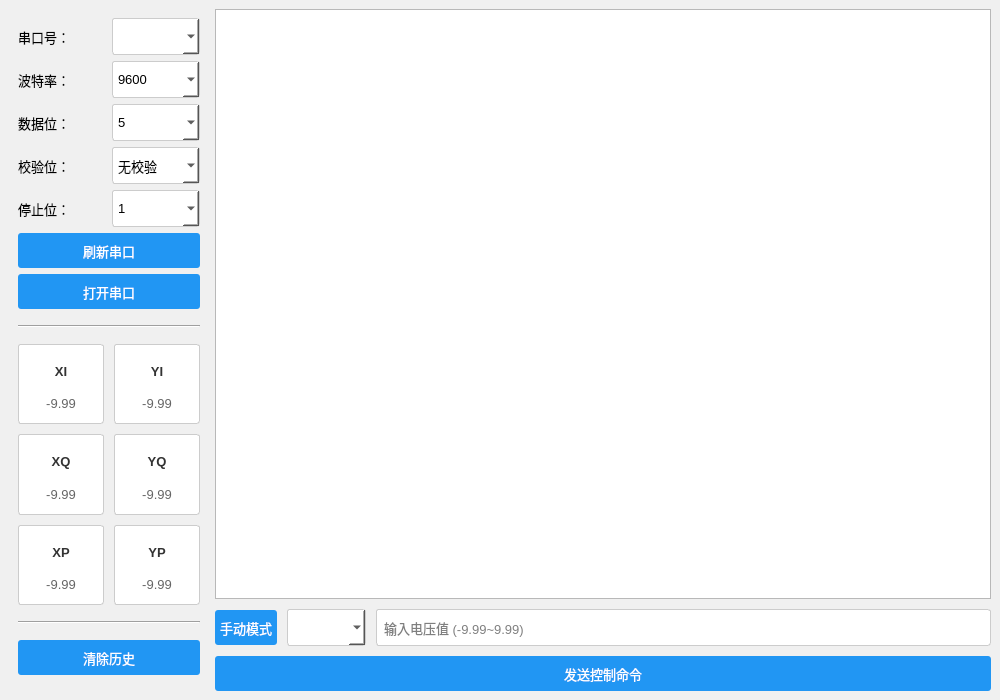
<?xml version="1.0" encoding="UTF-8"?>
<ui version="4.0">
 <class>MainWindow</class>
 <widget class="QMainWindow" name="MainWindow">
  <property name="geometry">
   <rect>
    <x>0</x>
    <y>0</y>
    <width>1000</width>
    <height>700</height>
   </rect>
  </property>
  <property name="windowTitle">
   <string>串口调试助手</string>
  </property>
  <property name="styleSheet">
   <string>
    * {
        font-family: "Microsoft YaHei";
        font-size: 10pt;
    }
    QMainWindow {
        background-color: #f0f0f0;
    }
    QWidget#settingsWidget {
        border-radius: 5px;
        min-width: 200px;
        max-width: 250px;
    }
    QPushButton {
        padding: 5px;
        border-radius: 3px;
        background-color: #2196F3;
        color: white;
        min-height: 25px;
    }
    QPushButton:hover {
        background-color: #1976D2;
    }
    QComboBox {
        padding: 5px;
        border: 1px solid #cccccc;
        border-radius: 3px;
        background-color: white;
        min-height: 25px;
    }
    QComboBox:hover {
        border-color: #2196F3;
    }
    QLineEdit {
        padding: 5px;
        border: 1px solid #cccccc;
        border-radius: 3px;
        background-color: white;
        min-height: 25px;
    }
    QTextEdit {
        font-size: 12pt;
    }
    QFrame.StatusBox {
        border: 1px solid #cccccc;
        border-radius: 3px;
        background-color: white;
        padding: 1px;
        min-width: 60px;
        min-height: 30px;
    }
    QFrame.StatusBox QLabel {
        border: none;
        background: transparent;
    }
    QLabel.StatusTitle {
        font-weight: bold;
        color: #333333;
    }
    QLabel.StatusValue {
        color: #666666;
    }
   </string>
  </property>
  <widget class="QWidget" name="centralwidget">
   <layout class="QHBoxLayout" name="horizontalLayout">
    <item>
     <widget class="QWidget" name="settingsWidget">
      <layout class="QVBoxLayout" name="verticalLayout">
       <item>
        <layout class="QHBoxLayout" name="horizontalLayoutPort">
          <item>
            <widget class="QLabel" name="labelPort">
              <property name="text">
                <string>串口号：</string>
              </property>
            </widget>
          </item>
          <item>
            <widget class="QComboBox" name="comboBoxPort"/>
          </item>
        </layout>
       </item>
       <item>
        <layout class="QHBoxLayout" name="horizontalLayoutBaudRate">
          <item>
            <widget class="QLabel" name="labelBaudRate">
              <property name="text">
                <string>波特率：</string>
              </property>
            </widget>
          </item>
          <item>
            <widget class="QComboBox" name="comboBoxBaudRate">
              <item>
                <property name="text">
                  <string>9600</string>
                </property>
              </item>
              <item>
                <property name="text">
                  <string>19200</string>
                </property>
              </item>
              <item>
                <property name="text">
                  <string>38400</string>
                </property>
              </item>
              <item>
                <property name="text">
                  <string>57600</string>
                </property>
              </item>
              <item>
                <property name="text">
                  <string>115200</string>
                </property>
              </item>
            </widget>
          </item>
        </layout>
       </item>
       <item>
        <layout class="QHBoxLayout" name="horizontalLayoutDataBits">
          <item>
            <widget class="QLabel" name="labelDataBits">
              <property name="text">
                <string>数据位：</string>
              </property>
            </widget>
          </item>
          <item>
            <widget class="QComboBox" name="comboBoxDataBits">
              <item>
                <property name="text">
                  <string>5</string>
                </property>
              </item>
              <item>
                <property name="text">
                  <string>6</string>
                </property>
              </item>
              <item>
                <property name="text">
                  <string>7</string>
                </property>
              </item>
              <item>
                <property name="text">
                  <string>8</string>
                </property>
              </item>
            </widget>
          </item>
        </layout>
       </item>
       <item>
        <layout class="QHBoxLayout" name="horizontalLayoutParity">
          <item>
            <widget class="QLabel" name="labelParity">
              <property name="text">
                <string>校验位：</string>
              </property>
            </widget>
          </item>
          <item>
            <widget class="QComboBox" name="comboBoxParity">
              <item>
                <property name="text">
                  <string>无校验</string>
                </property>
              </item>
              <item>
                <property name="text">
                  <string>奇校验</string>
                </property>
              </item>
              <item>
                <property name="text">
                  <string>偶校验</string>
                </property>
              </item>
            </widget>
          </item>
        </layout>
       </item>
       <item>
        <layout class="QHBoxLayout" name="horizontalLayoutStopBits">
          <item>
            <widget class="QLabel" name="labelStopBits">
              <property name="text">
                <string>停止位：</string>
              </property>
            </widget>
          </item>
          <item>
            <widget class="QComboBox" name="comboBoxStopBits">
              <item>
                <property name="text">
                  <string>1</string>
                </property>
              </item>
              <item>
                <property name="text">
                  <string>1.5</string>
                </property>
              </item>
              <item>
                <property name="text">
                  <string>2</string>
                </property>
              </item>
            </widget>
          </item>
        </layout>
       </item>
       <item>
        <widget class="QPushButton" name="buttonRefreshPorts">
         <property name="text">
          <string>刷新串口</string>
         </property>
        </widget>
       </item>
       <item>
        <widget class="QPushButton" name="buttonTogglePort">
         <property name="text">
          <string>打开串口</string>
         </property>
        </widget>
       </item>
       <item>
        <spacer name="verticalSpacerBeforeLine1">
         <property name="orientation">
          <enum>Qt::Vertical</enum>
         </property>
         <property name="sizeType">
          <enum>QSizePolicy::Fixed</enum>
         </property>
         <property name="sizeHint" stdset="0">
          <size>
           <width>20</width>
           <height>10</height>
          </size>
         </property>
        </spacer>
       </item>
       <item>
        <widget class="QFrame" name="line1">
         <property name="frameShape">
          <enum>QFrame::HLine</enum>
         </property>
         <property name="frameShadow">
          <enum>QFrame::Sunken</enum>
         </property>
        </widget>
       </item>
       <item>
        <spacer name="verticalSpacerAfterLine1">
         <property name="orientation">
          <enum>Qt::Vertical</enum>
         </property>
         <property name="sizeType">
          <enum>QSizePolicy::Fixed</enum>
         </property>
         <property name="sizeHint" stdset="0">
          <size>
           <width>20</width>
           <height>10</height>
          </size>
         </property>
        </spacer>
       </item>
       <item>
        <layout class="QGridLayout" name="gridLayoutStatus">
         <property name="spacing">
          <number>10</number>
         </property>
         <!-- XI -->
         <item row="0" column="0">
          <widget class="QFrame" name="frameXI">
           <property name="styleSheet">
            <string>QFrame { 
                border: 1px solid #cccccc; 
                border-radius: 3px; 
                background-color: white; 
                padding: 1px; 
                min-width: 60px; 
                min-height: 30px; 
            }
            QLabel { 
                border: none;
                background: transparent;
            }</string>
           </property>
           <layout class="QVBoxLayout" name="verticalLayoutXI">
            <item>
             <widget class="QLabel" name="labelXITitle">
              <property name="styleSheet">
               <string>QLabel { font-weight: bold; color: #333333; }</string>
              </property>
              <property name="text">
               <string>XI</string>
              </property>
              <property name="alignment">
               <set>Qt::AlignCenter</set>
              </property>
             </widget>
            </item>
            <item>
             <widget class="QLabel" name="labelXIValue">
              <property name="styleSheet">
               <string>QLabel { color: #666666; }</string>
              </property>
              <property name="text">
               <string>-9.99</string>
              </property>
              <property name="alignment">
               <set>Qt::AlignCenter</set>
              </property>
             </widget>
            </item>
           </layout>
          </widget>
         </item>
         <!-- YI -->
         <item row="0" column="1">
          <widget class="QFrame" name="frameYI">
           <property name="styleSheet">
            <string>QFrame { 
                border: 1px solid #cccccc; 
                border-radius: 3px; 
                background-color: white; 
                padding: 1px; 
                min-width: 60px; 
                min-height: 30px; 
            }
            QLabel { 
                border: none;
                background: transparent;
            }</string>
           </property>
           <layout class="QVBoxLayout" name="verticalLayoutYI">
            <item>
             <widget class="QLabel" name="labelYITitle">
              <property name="styleSheet">
               <string>QLabel { font-weight: bold; color: #333333; }</string>
              </property>
              <property name="text">
               <string>YI</string>
              </property>
              <property name="alignment">
               <set>Qt::AlignCenter</set>
              </property>
             </widget>
            </item>
            <item>
             <widget class="QLabel" name="labelYIValue">
              <property name="styleSheet">
               <string>QLabel { color: #666666; }</string>
              </property>
              <property name="text">
               <string>-9.99</string>
              </property>
              <property name="alignment">
               <set>Qt::AlignCenter</set>
              </property>
             </widget>
            </item>
           </layout>
          </widget>
         </item>
         <!-- XQ -->
         <item row="1" column="0">
          <widget class="QFrame" name="frameXQ">
           <property name="styleSheet">
            <string>QFrame { 
                border: 1px solid #cccccc; 
                border-radius: 3px; 
                background-color: white; 
                padding: 1px; 
                min-width: 60px; 
                min-height: 30px; 
            }
            QLabel { 
                border: none;
                background: transparent;
            }</string>
           </property>
           <layout class="QVBoxLayout" name="verticalLayoutXQ">
            <item>
             <widget class="QLabel" name="labelXQTitle">
              <property name="styleSheet">
               <string>QLabel { font-weight: bold; color: #333333; }</string>
              </property>
              <property name="text">
               <string>XQ</string>
              </property>
              <property name="alignment">
               <set>Qt::AlignCenter</set>
              </property>
             </widget>
            </item>
            <item>
             <widget class="QLabel" name="labelXQValue">
              <property name="styleSheet">
               <string>QLabel { color: #666666; }</string>
              </property>
              <property name="text">
               <string>-9.99</string>
              </property>
              <property name="alignment">
               <set>Qt::AlignCenter</set>
              </property>
             </widget>
            </item>
           </layout>
          </widget>
         </item>
         <!-- YQ -->
         <item row="1" column="1">
          <widget class="QFrame" name="frameYQ">
           <property name="styleSheet">
            <string>QFrame { 
                border: 1px solid #cccccc; 
                border-radius: 3px; 
                background-color: white; 
                padding: 1px; 
                min-width: 60px; 
                min-height: 30px; 
            }
            QLabel { 
                border: none;
                background: transparent;
            }</string>
           </property>
           <layout class="QVBoxLayout" name="verticalLayoutYQ">
            <item>
             <widget class="QLabel" name="labelYQTitle">
              <property name="styleSheet">
               <string>QLabel { font-weight: bold; color: #333333; }</string>
              </property>
              <property name="text">
               <string>YQ</string>
              </property>
              <property name="alignment">
               <set>Qt::AlignCenter</set>
              </property>
             </widget>
            </item>
            <item>
             <widget class="QLabel" name="labelYQValue">
              <property name="styleSheet">
               <string>QLabel { color: #666666; }</string>
              </property>
              <property name="text">
               <string>-9.99</string>
              </property>
              <property name="alignment">
               <set>Qt::AlignCenter</set>
              </property>
             </widget>
            </item>
           </layout>
          </widget>
         </item>
         <!-- XP -->
         <item row="2" column="0">
          <widget class="QFrame" name="frameXP">
           <property name="styleSheet">
            <string>QFrame { 
                border: 1px solid #cccccc; 
                border-radius: 3px; 
                background-color: white; 
                padding: 1px; 
                min-width: 60px; 
                min-height: 30px; 
            }
            QLabel { 
                border: none;
                background: transparent;
            }</string>
           </property>
           <layout class="QVBoxLayout" name="verticalLayoutXP">
            <item>
             <widget class="QLabel" name="labelXPTitle">
              <property name="styleSheet">
               <string>QLabel { font-weight: bold; color: #333333; }</string>
              </property>
              <property name="text">
               <string>XP</string>
              </property>
              <property name="alignment">
               <set>Qt::AlignCenter</set>
              </property>
             </widget>
            </item>
            <item>
             <widget class="QLabel" name="labelXPValue">
              <property name="styleSheet">
               <string>QLabel { color: #666666; }</string>
              </property>
              <property name="text">
               <string>-9.99</string>
              </property>
              <property name="alignment">
               <set>Qt::AlignCenter</set>
              </property>
             </widget>
            </item>
           </layout>
          </widget>
         </item>
         <!-- YP -->
         <item row="2" column="1">
          <widget class="QFrame" name="frameYP">
           <property name="styleSheet">
            <string>QFrame { 
                border: 1px solid #cccccc; 
                border-radius: 3px; 
                background-color: white; 
                padding: 1px; 
                min-width: 60px; 
                min-height: 30px; 
            }
            QLabel { 
                border: none;
                background: transparent;
            }</string>
           </property>
           <layout class="QVBoxLayout" name="verticalLayoutYP">
            <item>
             <widget class="QLabel" name="labelYPTitle">
              <property name="styleSheet">
               <string>QLabel { font-weight: bold; color: #333333; }</string>
              </property>
              <property name="text">
               <string>YP</string>
              </property>
              <property name="alignment">
               <set>Qt::AlignCenter</set>
              </property>
             </widget>
            </item>
            <item>
             <widget class="QLabel" name="labelYPValue">
              <property name="styleSheet">
               <string>QLabel { color: #666666; }</string>
              </property>
              <property name="text">
               <string>-9.99</string>
              </property>
              <property name="alignment">
               <set>Qt::AlignCenter</set>
              </property>
             </widget>
            </item>
           </layout>
          </widget>
         </item>
        </layout>
       </item>
       <item>
        <spacer name="verticalSpacerBeforeLine2">
         <property name="orientation">
          <enum>Qt::Vertical</enum>
         </property>
         <property name="sizeType">
          <enum>QSizePolicy::Fixed</enum>
         </property>
         <property name="sizeHint" stdset="0">
          <size>
           <width>20</width>
           <height>10</height>
          </size>
         </property>
        </spacer>
       </item>
       <item>
        <widget class="QFrame" name="line2">
         <property name="frameShape">
          <enum>QFrame::HLine</enum>
         </property>
         <property name="frameShadow">
          <enum>QFrame::Sunken</enum>
         </property>
        </widget>
       </item>
       <item>
        <spacer name="verticalSpacerAfterLine2">
         <property name="orientation">
          <enum>Qt::Vertical</enum>
         </property>
         <property name="sizeType">
          <enum>QSizePolicy::Fixed</enum>
         </property>
         <property name="sizeHint" stdset="0">
          <size>
           <width>20</width>
           <height>10</height>
          </size>
         </property>
        </spacer>
       </item>
       <item>
        <widget class="QPushButton" name="buttonClearHistory">
         <property name="text">
          <string>清除历史</string>
         </property>
        </widget>
       </item>
       <item>
        <spacer name="verticalSpacer">
         <property name="orientation">
          <enum>Qt::Vertical</enum>
         </property>
        </spacer>
       </item>
      </layout>
     </widget>
    </item>
    <item>
     <layout class="QVBoxLayout" name="verticalLayoutRight">
      <property name="spacing">
       <number>10</number>
      </property>
      <item>
       <widget class="QTextEdit" name="textEditHistory">
        <property name="readOnly">
         <bool>true</bool>
        </property>
       </widget>
      </item>
      <item>
       <layout class="QVBoxLayout" name="controlLayout">
        <item>
         <layout class="QHBoxLayout" name="horizontalControlLayout">
          <property name="spacing">
           <number>10</number>
          </property>
          <item>
           <widget class="QPushButton" name="buttonToggleMode">
            <property name="text">
             <string>手动模式</string>
            </property>
           </widget>
          </item>
          <item>
           <widget class="QComboBox" name="comboBoxChannel">
            <property name="minimumWidth">
             <number>100</number>
            </property>
           </widget>
          </item>
          <item>
           <widget class="QLineEdit" name="lineEditVoltage">
            <property name="placeholderText">
             <string>输入电压值 (-9.99~9.99)</string>
            </property>
           </widget>
          </item>
         </layout>
        </item>
        <item>
         <widget class="QPushButton" name="buttonSendControl">
          <property name="text">
           <string>发送控制命令</string>
          </property>
         </widget>
        </item>
       </layout>
      </item>
     </layout>
    </item>
   </layout>
  </widget>
 </widget>
</ui>
